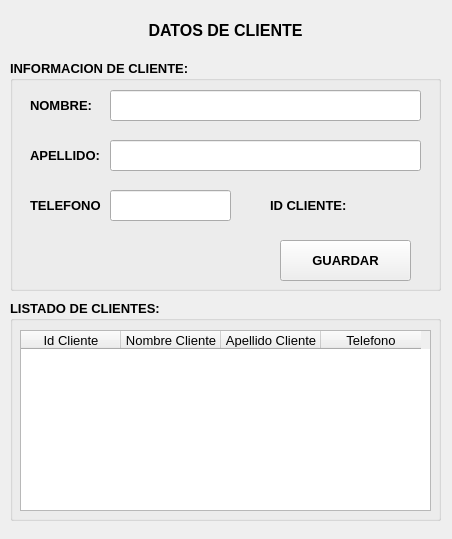
<?xml version="1.0" encoding="UTF-8"?>
<ui version="4.0">
 <class>MainWindow</class>
 <widget class="QMainWindow" name="MainWindow">
  <property name="geometry">
   <rect>
    <x>0</x>
    <y>0</y>
    <width>452</width>
    <height>539</height>
   </rect>
  </property>
  <property name="windowTitle">
   <string>MainWindow</string>
  </property>
  <widget class="QWidget" name="centralwidget">
   <widget class="QLabel" name="label">
    <property name="geometry">
     <rect>
      <x>10</x>
      <y>10</y>
      <width>431</width>
      <height>41</height>
     </rect>
    </property>
    <property name="font">
     <font>
      <pointsize>12</pointsize>
      <weight>75</weight>
      <bold>true</bold>
     </font>
    </property>
    <property name="text">
     <string>DATOS DE CLIENTE</string>
    </property>
    <property name="alignment">
     <set>Qt::AlignCenter</set>
    </property>
   </widget>
   <widget class="QGroupBox" name="groupBox">
    <property name="geometry">
     <rect>
      <x>10</x>
      <y>60</y>
      <width>431</width>
      <height>231</height>
     </rect>
    </property>
    <property name="font">
     <font>
      <pointsize>10</pointsize>
      <weight>75</weight>
      <bold>true</bold>
     </font>
    </property>
    <property name="title">
     <string>INFORMACION DE CLIENTE:</string>
    </property>
    <widget class="QLabel" name="label_2">
     <property name="geometry">
      <rect>
       <x>260</x>
       <y>130</y>
       <width>81</width>
       <height>31</height>
      </rect>
     </property>
     <property name="text">
      <string>ID CLIENTE:</string>
     </property>
    </widget>
    <widget class="QLabel" name="lblidcliente">
     <property name="geometry">
      <rect>
       <x>350</x>
       <y>130</y>
       <width>61</width>
       <height>31</height>
      </rect>
     </property>
     <property name="text">
      <string/>
     </property>
    </widget>
    <widget class="QLabel" name="label_4">
     <property name="geometry">
      <rect>
       <x>20</x>
       <y>30</y>
       <width>71</width>
       <height>31</height>
      </rect>
     </property>
     <property name="text">
      <string>NOMBRE:</string>
     </property>
    </widget>
    <widget class="QLabel" name="label_5">
     <property name="geometry">
      <rect>
       <x>20</x>
       <y>80</y>
       <width>71</width>
       <height>31</height>
      </rect>
     </property>
     <property name="text">
      <string>APELLIDO:</string>
     </property>
    </widget>
    <widget class="QLineEdit" name="txtnombre">
     <property name="geometry">
      <rect>
       <x>100</x>
       <y>30</y>
       <width>311</width>
       <height>31</height>
      </rect>
     </property>
     <property name="text">
      <string/>
     </property>
    </widget>
    <widget class="QLineEdit" name="txtapellido">
     <property name="geometry">
      <rect>
       <x>100</x>
       <y>80</y>
       <width>311</width>
       <height>31</height>
      </rect>
     </property>
    </widget>
    <widget class="QLabel" name="label_6">
     <property name="geometry">
      <rect>
       <x>20</x>
       <y>130</y>
       <width>71</width>
       <height>31</height>
      </rect>
     </property>
     <property name="text">
      <string>TELEFONO:</string>
     </property>
    </widget>
    <widget class="QLineEdit" name="txttelefono">
     <property name="geometry">
      <rect>
       <x>100</x>
       <y>130</y>
       <width>121</width>
       <height>31</height>
      </rect>
     </property>
     <property name="text">
      <string/>
     </property>
    </widget>
    <widget class="QPushButton" name="btnguardar">
     <property name="geometry">
      <rect>
       <x>270</x>
       <y>180</y>
       <width>131</width>
       <height>41</height>
      </rect>
     </property>
     <property name="text">
      <string>GUARDAR</string>
     </property>
    </widget>
   </widget>
   <widget class="QGroupBox" name="groupBox_2">
    <property name="geometry">
     <rect>
      <x>10</x>
      <y>300</y>
      <width>431</width>
      <height>221</height>
     </rect>
    </property>
    <property name="font">
     <font>
      <pointsize>10</pointsize>
      <weight>75</weight>
      <bold>true</bold>
     </font>
    </property>
    <property name="title">
     <string>LISTADO DE CLIENTES:</string>
    </property>
    <widget class="QTableWidget" name="tblclientes">
     <property name="geometry">
      <rect>
       <x>10</x>
       <y>30</y>
       <width>411</width>
       <height>181</height>
      </rect>
     </property>
     <column>
      <property name="text">
       <string>Id Cliente</string>
      </property>
      <property name="font">
       <font>
        <weight>50</weight>
        <bold>false</bold>
       </font>
      </property>
     </column>
     <column>
      <property name="text">
       <string>Nombre Cliente</string>
      </property>
      <property name="font">
       <font>
        <weight>50</weight>
        <bold>false</bold>
       </font>
      </property>
     </column>
     <column>
      <property name="text">
       <string>Apellido Cliente</string>
      </property>
      <property name="font">
       <font>
        <weight>50</weight>
        <bold>false</bold>
       </font>
      </property>
     </column>
     <column>
      <property name="text">
       <string>Telefono</string>
      </property>
      <property name="font">
       <font>
        <weight>50</weight>
        <bold>false</bold>
       </font>
      </property>
     </column>
    </widget>
   </widget>
  </widget>
 </widget>
 <resources/>
 <connections/>
</ui>
